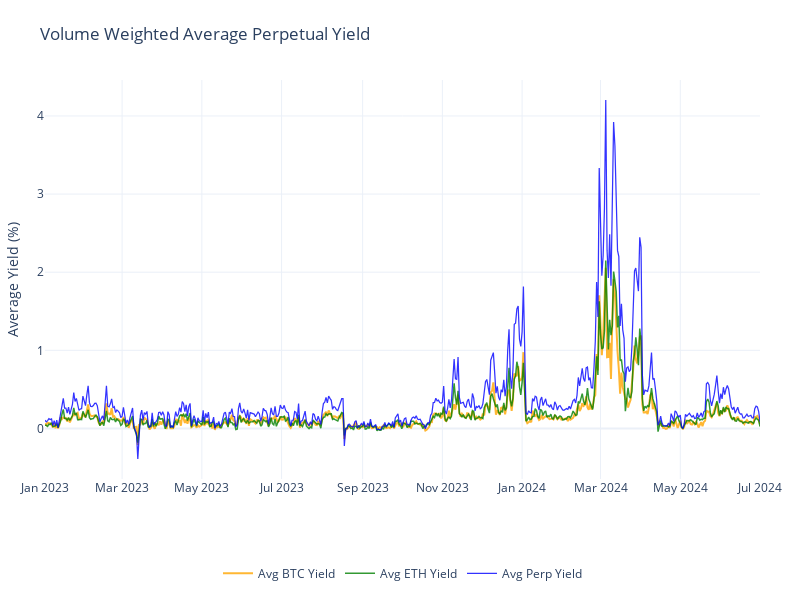

Source (notebook cell):
### Code cell
import pandas as pd
import plotly.graph_objects as go

yield_filepath = './results/test/yield.csv'
yield_df = pd.read_csv(yield_filepath)

yield_df['btc_yield'] = yield_df['binance_btc_yield'] + yield_df['okx_btc_yield'] + yield_df['bybit_btc_yield']
yield_df['eth_yield'] = yield_df['binance_eth_yield'] + yield_df['okx_eth_yield'] + yield_df['bybit_eth_yield']

fig = go.Figure()

fig.add_trace(go.Scatter(
    x=yield_df['date'],
    y=yield_df['btc_yield'],
    mode='lines',
    name='Avg BTC Yield',
    line=dict(color='orange', width=2),
    opacity=0.8
))

fig.add_trace(go.Scatter(
    x=yield_df['date'],
    y=yield_df['eth_yield'],
    mode='lines',
    name='Avg ETH Yield',
    line=dict(color='green', width=1.5),
    opacity=0.8
))

fig.add_trace(go.Scatter(
    x=yield_df['date'],
    y=yield_df['total_yield'],
    mode='lines',
    name='Avg Perp Yield',
    line=dict(color='blue', width=1.25),
    opacity=0.8
))

fig.update_layout(
    title='Volume Weighted Average Perpetual Yield',
    yaxis_title='Average Yield (%)',
    template='plotly_white',
    hovermode='x unified',
    legend=dict(
        orientation='h',
        x=0.5,
        y=-0.2,
        xanchor='center',
        yanchor='top'
    ),
    width=800,
    height=600,
    margin=dict(l=40, r=40, t=80, b=40)
)

fig.update_xaxes(
    tickformat='%b %Y',
)

fig.show()

### Figure 1 — Plotly figure (JSON) as saved in the notebook; plotly's stock layout.template omitted (floating-point values rounded to 4 significant figures; data arrays with more than 128 entries replaced by an {"elided": "..."} marker saying what was removed)
{"data": [{"line": {"color": "orange", "width": 2}, "mode": "lines", "name": "Avg BTC Yield", "opacity": 0.8, "type": "scatter", "x": {"elided": "548 str values"}, "y": {"elided": "548 float values"}}, {"line": {"color": "green", "width": 1.5}, "mode": "lines", "name": "Avg ETH Yield", "opacity": 0.8, "type": "scatter", "x": {"elided": "548 str values"}, "y": {"elided": "548 float values"}}, {"line": {"color": "blue", "width": 1.25}, "mode": "lines", "name": "Avg Perp Yield", "opacity": 0.8, "type": "scatter", "x": {"elided": "548 str values"}, "y": {"elided": "548 float values"}}], "layout": {"height": 600, "hovermode": "x unified", "legend": {"orientation": "h", "x": 0.5, "xanchor": "center", "y": -0.2, "yanchor": "top"}, "margin": {"b": 40, "l": 40, "r": 40, "t": 80}, "title": {"text": "Volume Weighted Average Perpetual Yield"}, "width": 800, "xaxis": {"tickformat": "%b %Y"}, "yaxis": {"title": {"text": "Average Yield (%)"}}}}
